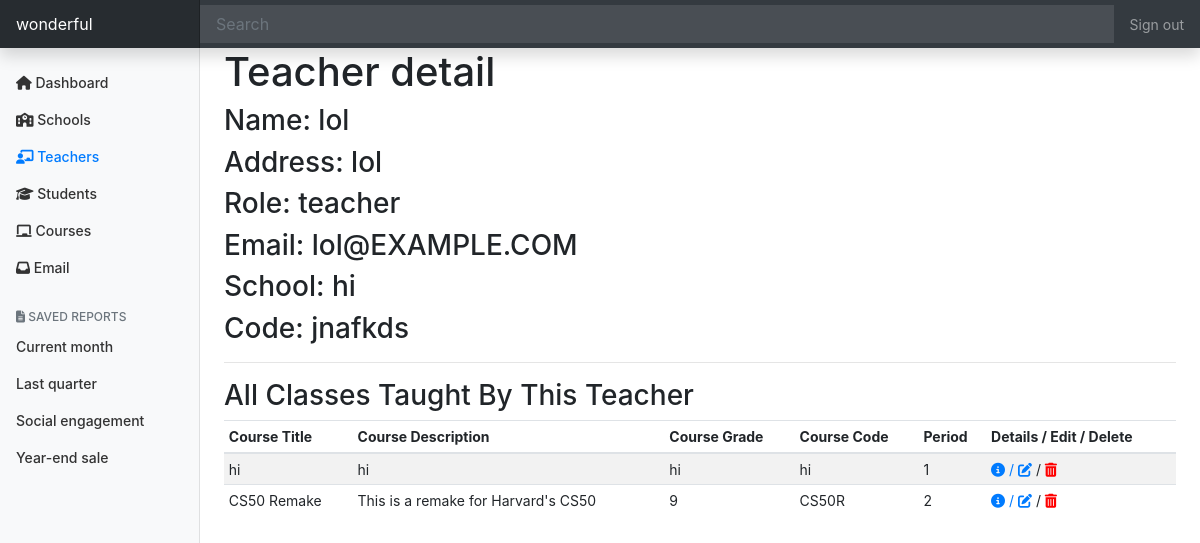
Screenshot of /district-admin/world/details/teacher/jnafkds (signed in) with the database file from the repository.
### tables this page shows
CREATE TABLE "districts" (
	"district_id"	INTEGER PRIMARY KEY AUTOINCREMENT,
	"name"	TEXT,
	"motto"	TEXT,
	"logo"	TEXT,
	"address"	TEXT,
	"code"	TEXT
);

CREATE TABLE "users" (
	"user_id"	INTEGER PRIMARY KEY AUTOINCREMENT,
	"school_id"	INTEGER,
	"name"	TEXT,
	"username"	TEXT,
	"password"	TEXT,
	"role"	TEXT,
	"district_id"	INTEGER,
	"email"	TEXT,
	"verification"	TEXT,
	"address"	TEXT,
	"role_description"	INTEGER,
	"code"	TEXT
);

CREATE TABLE "schools" (
	"school_id"	INTEGER PRIMARY KEY AUTOINCREMENT,
	"district_id"	INTEGER,
	"name"	TEXT,
	"address"	TEXT,
	"description"	TEXT,
	"code"	TEXT
);

CREATE TABLE "courses" (
	"course_id"	INTEGER PRIMARY KEY AUTOINCREMENT,
	"title"	TEXT,
	"grade"	TEXT,
	"district_id"	INTEGER,
	"school_id"	INTEGER,
	"description"	TEXT,
	"code"	TEXT
);

CREATE TABLE "teacher_subject" (
	"id"	INTEGER PRIMARY KEY AUTOINCREMENT,
	"teacher_id"	INTEGER,
	"period"	TEXT,
	"subject_id"	INTEGER
);

### app.py (the view)
@app.route("/district-admin/<string:d_code>/details/teacher/<string:t_code>")
def district_admin_teacher_detail(d_code, t_code):
    user_info = c.execute("SELECT * FROM users WHERE user_id=:user_id", {
        "user_id": session.get("user_id")
    }).fetchall()
    try:
        district = c.execute("SELECT * FROM districts WHERE code=:code", {
            "code": d_code
        }).fetchall()[0][0]
    except IndexError:
        abort(403)
    d_id = c.execute("SELECT district_id FROM districts WHERE code=:d_code", {
        "d_code": d_code
    }).fetchall()[0][0]
    info = c.execute(
        "SELECT * FROM users WHERE code=:t_code AND district_id=:d_id", {
            "t_code": t_code,
            "d_id": d_id
        }).fetchall()
    s_name = c.execute(
        "SELECT name FROM schools WHERE district_id=:d_id AND school_id=:s_id",
        {
            "d_id": d_id,
            "s_id": info[0][1]
        }).fetchall()
    print(info)
    ts = c.execute(
        "SELECT * FROM teacher_subject JOIN courses ON courses.course_id=teacher_subject.subject_id WHERE teacher_id=:t_id ORDER BY teacher_subject.period ASC",
        {
            "t_id": info[0][0]
        }).fetchall()
    print(ts)
    return render_template("district-admin/teacher-detail.html",
                           info=info,
                           ts=ts,
                           s_name=s_name)

### templates/district-admin/teacher-detail.html (shortened to what this page needs)
{% extends "district-admin/dashboard-layout.html" %}
{% block main %}
    <h1>Teacher detail</h1>
    <h3>Name: {{ info[0][2] }}</h3>
    <h3>Address: {{ info[0][9] }}</h3>
    <h3>Role: {{ info[0][5] }}</h3>
    <h3>Email: {{ info[0][7] }}</h3>
    <h3>School: {{ s_name[0][0] }}</h3>
    <h3>Code: {{ info[0][11] }}</h3>
    <hr>
    <h3>All Classes Taught By This Teacher</h3>
    <div class="table-responsive">
        <table class="table table-striped table-sm">
          <thead>
            <tr>
              <th>Course Title</th>
              <th>Course Description</th>
              <th>Course Grade</th>
              <th>Course Code</th>
              <th>Period</th>
              <th>Details / Edit / Delete</th>
            </tr>
          </thead>
          <tbody>
            {% for t in ts %}
              <tr>
                <td>{{ t[5] }}</td>
                <td>{{ t[9] }}</td>
                <td>{{ t[6] }}</td>
                <td>{{ t[10] }}</td>
                <td>{{ t[2] }}</td>
                <td><a href="edit/course/{{ t[4] }}"><i class="fas fa-info-circle"></i> / <i class="fas fa-edit"></i></a> / <a href="delete/teacher/{{ t[5] }}"><i class="fas fa-trash-alt" style="color:red;"></i></a></td>
              </tr>
            {% endfor %}
          </tbody>
        </table>
    </div>
{% endblock %}

### templates/district-admin/dashboard-layout.html (shortened to what this page needs)
<!doctype html>
<html lang="en">
  <head>
    <link rel="stylesheet" href="https://stackpath.bootstrapcdn.com/bootstrap/4.5.0/css/bootstrap.min.css">
    <link href="/static/district-admin-dashboard.css" rel="stylesheet">
  </head>
  <body>
    <nav class="navbar navbar-dark sticky-top bg-dark flex-md-nowrap p-0 shadow">
  <a class="navbar-brand col-md-3 col-lg-2 mr-0 px-3" href="/district-admin/{{ session['district_code'] }}">{{ session["district_name"] }}</a>
  <input class="form-control form-control-dark w-100" type="text" placeholder="Search" aria-label="Search">
  <ul class="navbar-nav px-3">
    <li class="nav-item text-nowrap">
      <a class="nav-link" href="/logout">Sign out</a>
    </li>
  </ul>
</nav>
<div class="container-fluid">
  <div class="row">
    <nav id="sidebarMenu" class="col-md-3 col-lg-2 d-md-block bg-light sidebar collapse">
      <div class="sidebar-sticky pt-3">
        <ul class="nav flex-column">
          <li class="nav-item">
            <a class="nav-link" href="/district-admin/{{ session['district_code'] }}" id="dashboard">
                <i class="fas fa-home"></i>
              Dashboard <span class="sr-only">(current)</span>
            </a>
          </li>
          <li class="nav-item">
            <a class="nav-link" href="/district-admin/{{ session['district_code'] }}/schools" id="schools">
                <i class="fas fa-school"></i>
               Schools
            </a>
          </li>
          <li class="nav-item">
            <a class="nav-link" href="/district-admin/{{ session['district_code'] }}/teachers" id="teachers">
                <i class="fas fa-chalkboard-teacher"></i>
              Teachers
            </a>
          </li>
          <li class="nav-item">
            <a class="nav-link" href="/district-admin/{{ session['district_code'] }}/students" id="students">
                <i class="fas fa-graduation-cap"></i>
              Students
            </a>
          </li>
          <li class="nav-item">
            <a class="nav-link" href="/district-admin/{{ session['district_code'] }}/courses" id="courses">
              <i class="fas fa-chalkboard"></i>
              Courses
            </a>
          </li>
          <li class="nav-item">
            <a class="nav-link" href="/email" id="email">
              <i class="fas fa-inbox"></i>
              Email
            </a>
          </li>
        </ul>
        <h6 class="sidebar-heading d-flex justify-content-between align-items-center px-3 mt-4 mb-1 text-muted">
          <span><i class="fas fa-file-alt"></i> Saved reports</span>
        </h6>
        <ul class="nav flex-column mb-2">
          <li class="nav-item">
            <a class="nav-link" href="#">
              Current month
            </a>
          </li>
          <li class="nav-item">
            <a class="nav-link" href="#">
              Last quarter
            </a>
          </li>
          <li class="nav-item">
            <a class="nav-link" href="#">
              Social engagement
            </a>
          </li>
          <li class="nav-item">
            <a class="nav-link" href="#">
              Year-end sale
            </a>
          </li>
        </ul>
      </div>
    </nav>
    <main role="main" class="col-md-9 ml-sm-auto col-lg-10 px-md-4">
        {% block main %}{% endblock %}
    </main>
  </div>
</div>
</html>

### static/district-admin-dashboard.css (style rules this page uses)
body { font-size: .875rem; }
.sidebar { position: fixed; top: 0; bottom: 0; left: 0; z-index: 100; padding: 48px 0 0; box-shadow: inset -1px 0 0 rgba(0, 0, 0, .1); }
.sidebar-sticky { position: relative; top: 0; height: calc(100vh - 48px); padding-top: .5rem; overflow-x: hidden; overflow-y: auto; }
.sidebar .nav-link { font-weight: 500; color: #333; }
.sidebar .nav-link.active { color: #007bff; }
.sidebar-heading { font-size: .75rem; text-transform: uppercase; }
.navbar-brand { padding-top: .75rem; padding-bottom: .75rem; font-size: 1rem; background-color: rgba(0, 0, 0, .25); box-shadow: inset -1px 0 0 rgba(0, 0, 0, .25); }
.navbar .form-control { padding: .75rem 1rem; border-width: 0; border-radius: 0; }
.form-control-dark { color: #fff; background-color: rgba(255, 255, 255, .1); border-color: rgba(255, 255, 255, .1); }

### rows the page displays
districts: district_name "wonderful"
users: name "lol", address "lol", role "teacher", email "lol@EXAMPLE.COM", code "jnafkds"
schools: name "hi"
courses: title "hi", description "hi", grade "hi", code "hi", period "1"
courses: title "CS50 Remake", description "This is a remake for Harvard's CS50", grade "9", code "CS50R", period "2"
